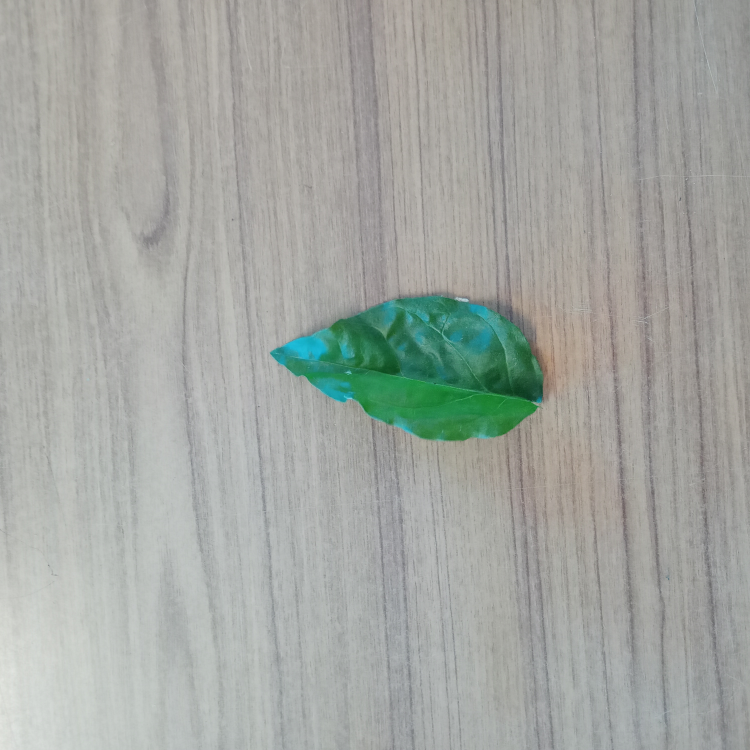
#> input picture DATA_SET/1.jpg, 3000 x 3000 px (shown at 1/4 size); its folder holds only this picture in this run
$ python main.py
#> lines starting #> are read from the running program, lines starting #| are printed output that depends on the picture; after the words box and inside, x2 and y2 are one past the last pixel; in counts of white or black regions, pixels touching at a corner belong together
import cv2
import numpy as np
import matplotlib.pyplot as plt
import glob

reducing_factor = 750

lower_green = np.array([35, 40, 40])  # Lower bound (H: 35, S: 40, V: 40)
upper_green = np.array([85, 255, 255])  # Upper bound (H: 85, S: 255, V: 255)

folder_path = "./DATA_SET/"
image_paths = glob.glob(f"{folder_path}/*.[jJpP][pPnN][gG]")  # Matches .jpg, .png, etc.

def processImage(image_path, reducing_factor=reducing_factor):
#> called with image_path = 'DATA_SET/1.jpg', reducing_factor = 750
    global lower_green, upper_green

    image = cv2.imread(image_path)
#> image is the input picture: shape (3000, 3000, 3); mean B, G, R 161.7, 166.7, 163.1
    resized_image = cv2.resize(image, (reducing_factor, reducing_factor))
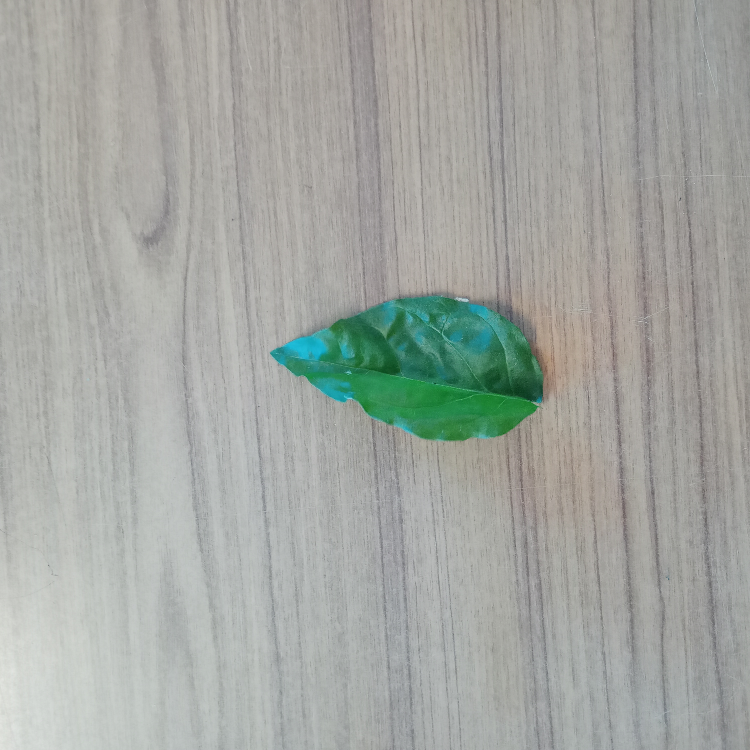
#> resized_image: shape (750, 750, 3); mean B, G, R 161.7, 166.8, 163.1

    # Step 2: Convert to HSV color space
    resized_image = cv2.cvtColor(resized_image, cv2.COLOR_BGR2RGB)
    hsv = cv2.cvtColor(resized_image, cv2.COLOR_RGB2HSV)
#> hsv: shape (750, 750, 3); mean H, S, V 44.1, 16.8, 168.5

    # Step 4: Create a mask for green color
    mask = cv2.inRange(hsv, lower_green, upper_green)
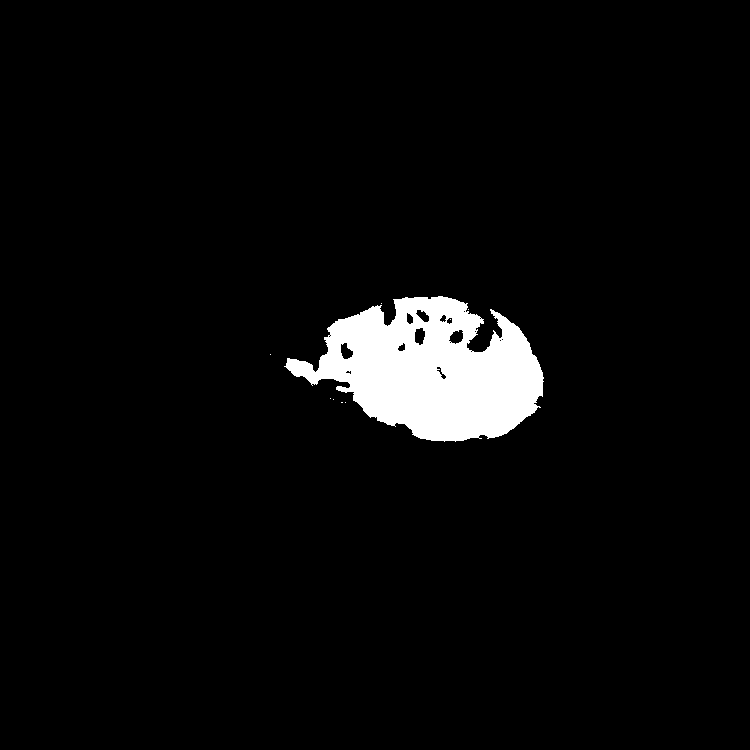
#> mask: shape (750, 750); 4.1% white; 9 white regions (8 under 20 px), largest, box (x1, y1, x2, y2) and area: (284, 296, 544, 442) 22975

    # Step 5: Extract the leaf using bitwise AND
    result = cv2.bitwise_and(resized_image, resized_image, mask=mask)
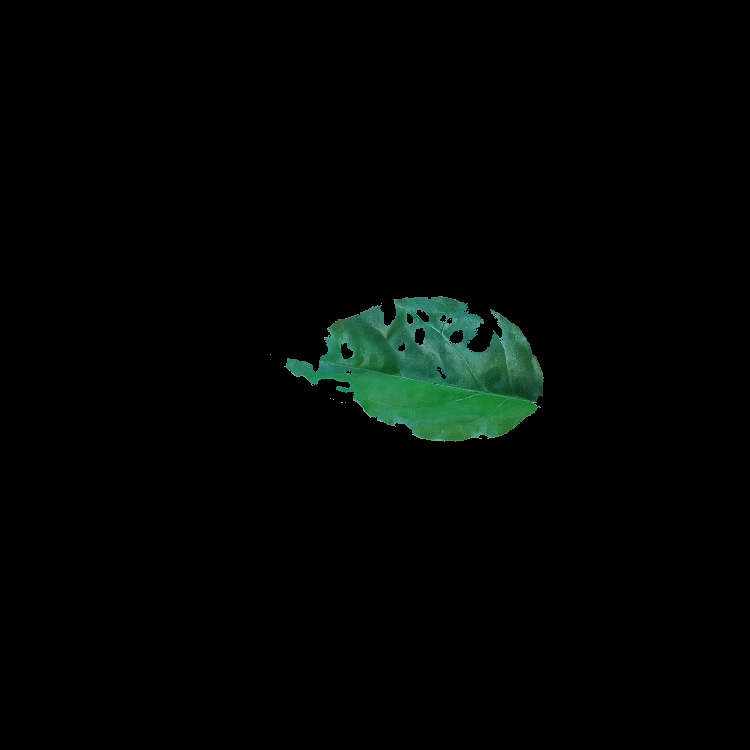
#> result: shape (750, 750, 3); mean R, G, B 1.9, 5.1, 3.4

    # Step 6: Apply Morphological Operations (Optional - for noise removal)
    # kernel = np.ones((5, 5), np.uint8)
    # mask_cleaned = cv2.morphologyEx(mask, cv2.MORPH_CLOSE, kernel)

    return resized_image, mask, result

def showImages(images: tuple, labels: tuple):
#> called with labels = ('Original', 'Mask', 'Result')
    fig, ax = plt.subplots(1, len(images), figsize=(10, 10))

    for i, image in enumerate(images):
        ax[i].axis('off')
        ax[i].imshow(image)
        ax[i].set_title(labels[i])
#> this loop made 3 passes

    plt.show()
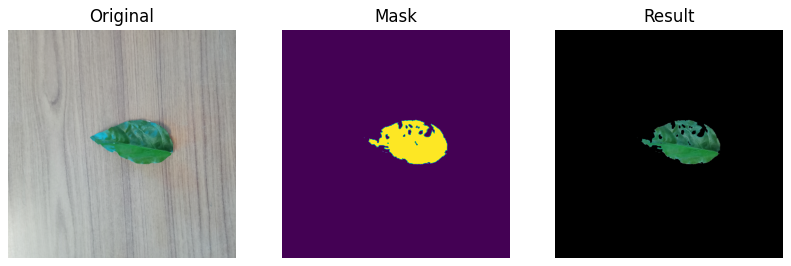
#> figure drawn by matplotlib, 3 panels


processed_imgs = processImage(image_paths[0])

showImages(processed_imgs, ("Original", "Mask", "Result"))

$ run again, on DATA_SET/13.jpg
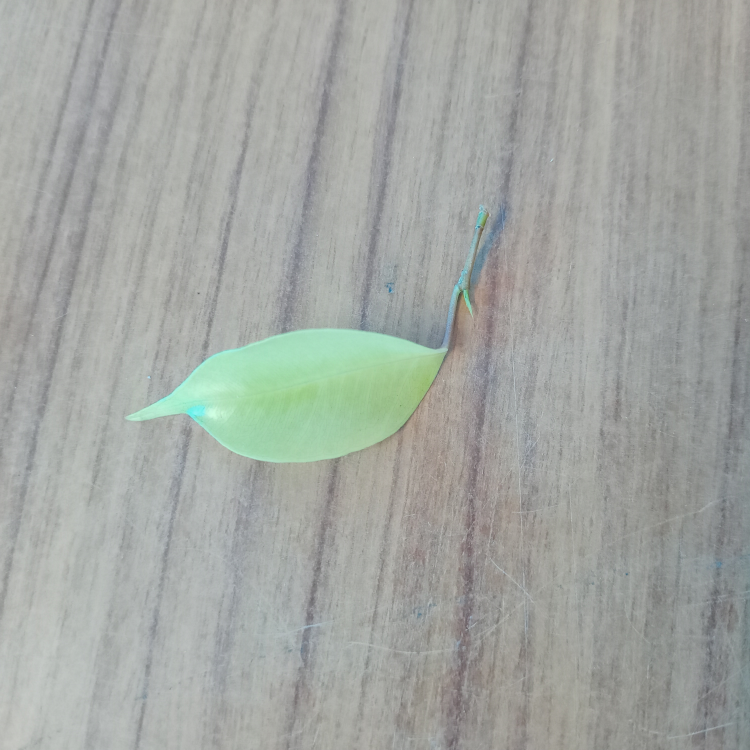
#> input picture DATA_SET/13.jpg, 3000 x 3000 px (shown at 1/4 size)
#> in processImage, image is the input picture: shape (3000, 3000, 3); mean B, G, R 162.1, 166.6, 162.7
#> hsv: shape (750, 750, 3); mean H, S, V 55.9, 10.7, 167.5
#> in processImage, `mask = cv2.inRange(hsv, lower_green, upper_green)`:
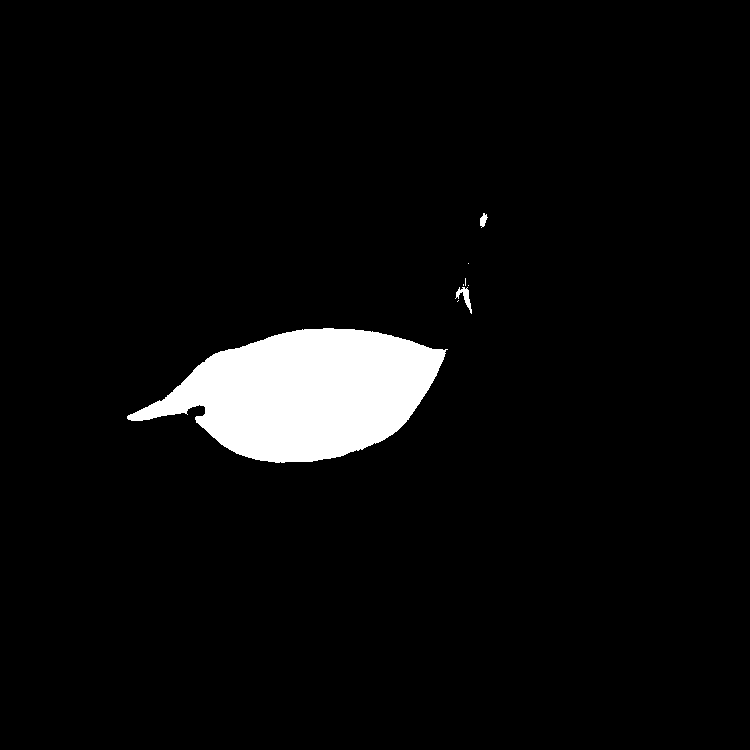
#> mask: shape (750, 750); 4.8% white; 8 white regions (5 under 20 px), largest, box (x1, y1, x2, y2) and area: (127, 328, 448, 463) 26842, (455, 287, 472, 314) 158, (480, 213, 488, 228) 71
#> the loop in showImages, `for i, image in enumerate(images):` made 3 passes
#> in showImages, `plt.show()`:
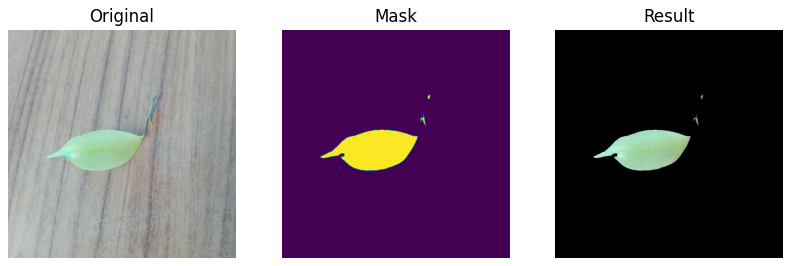
#> figure drawn by matplotlib, 3 panels

$ run again, on DATA_SET/14.jpg
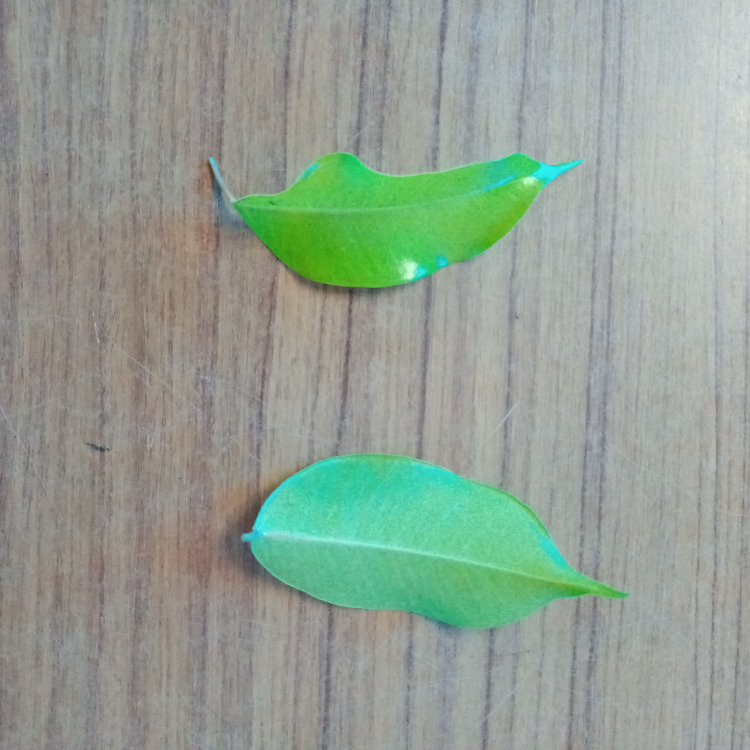
#> input picture DATA_SET/14.jpg, 3000 x 3000 px (shown at 1/4 size)
#> in processImage, image is the input picture: shape (3000, 3000, 3); mean B, G, R 147.7, 160.1, 146.3
#> hsv: shape (750, 750, 3); mean H, S, V 52.4, 32.3, 162.9
#> in processImage, `mask = cv2.inRange(hsv, lower_green, upper_green)`:
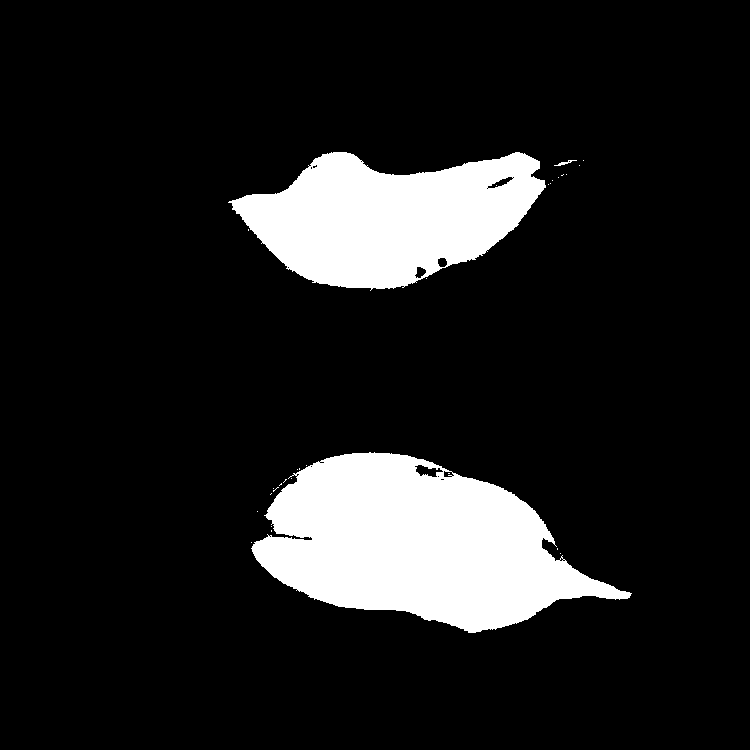
#> mask: shape (750, 750); 12.3% white; 30 white regions (27 under 20 px), largest, box (x1, y1, x2, y2) and area: (251, 452, 632, 633) 40689, (228, 152, 546, 291) 28139, (554, 160, 577, 166) 45
#> the loop in showImages, `for i, image in enumerate(images):` made 3 passes
#> in showImages, `plt.show()`:
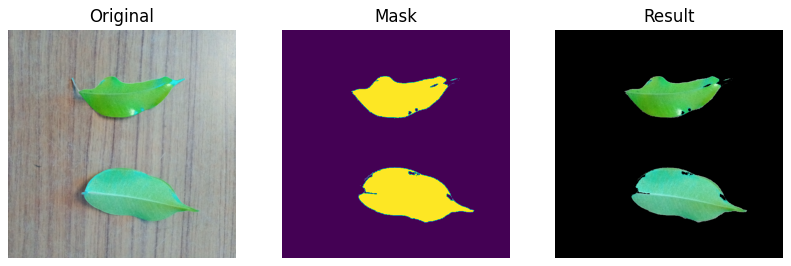
#> figure drawn by matplotlib, 3 panels

$ run again, on DATA_SET/15.jpg
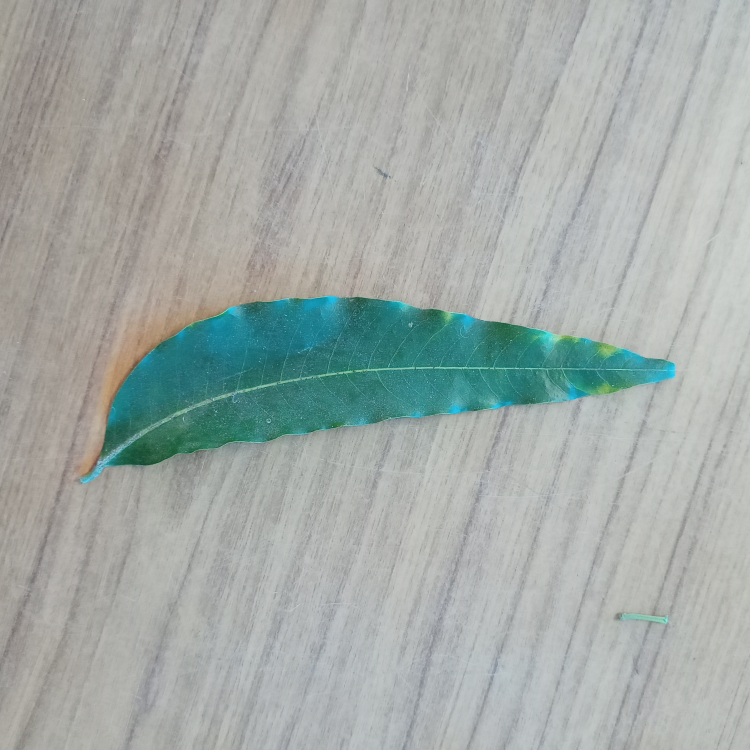
#> input picture DATA_SET/15.jpg, 3000 x 3000 px (shown at 1/4 size)
#> in processImage, image is the input picture: shape (3000, 3000, 3); mean B, G, R 167.5, 171, 162.7
#> hsv: shape (750, 750, 3); mean H, S, V 55.3, 25, 173
#> in processImage, `mask = cv2.inRange(hsv, lower_green, upper_green)`:
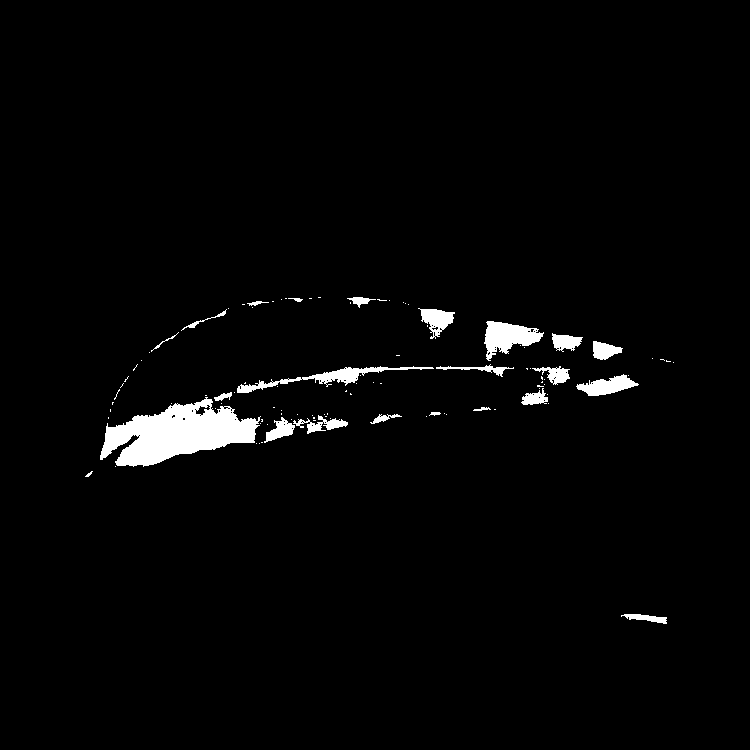
#> mask: shape (750, 750); 2.4% white; 101 white regions (78 under 20 px), largest, box (x1, y1, x2, y2) and area: (100, 397, 261, 467) 6155, (484, 321, 544, 361) 1274, (237, 366, 434, 393) 1107
#> the loop in showImages, `for i, image in enumerate(images):` made 3 passes
#> in showImages, `plt.show()`:
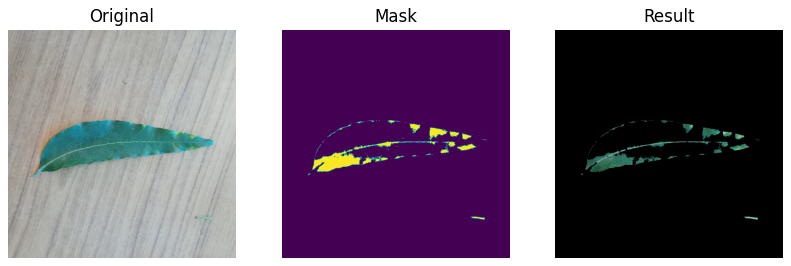
#> figure drawn by matplotlib, 3 panels

$ run again, on DATA_SET/10.jpg
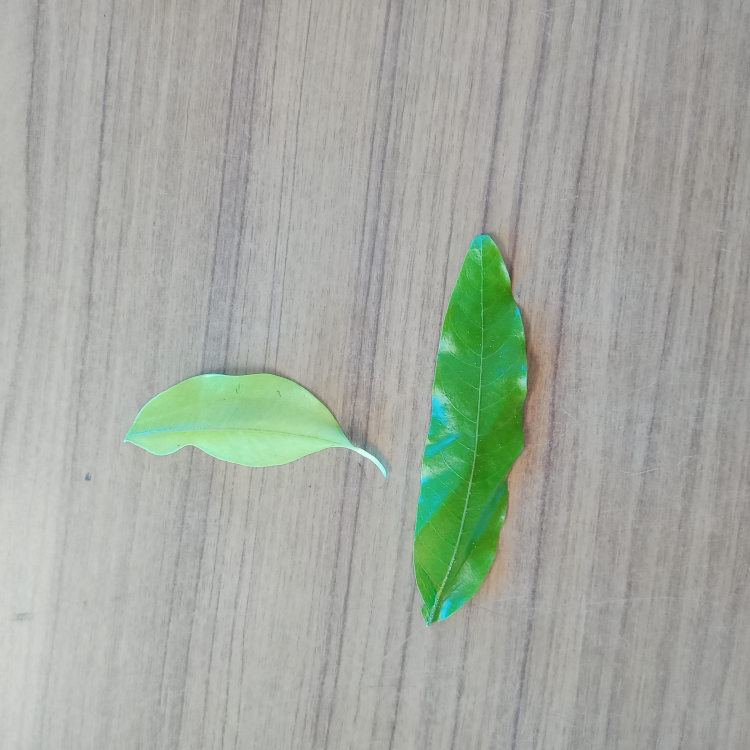
#> input picture DATA_SET/10.jpg, 3000 x 3000 px (shown at 1/4 size)
#> in processImage, image is the input picture: shape (3000, 3000, 3); mean B, G, R 161.1, 170.2, 163.9
#> hsv: shape (750, 750, 3); mean H, S, V 39.3, 17.4, 171.2
#> mask: shape (750, 750); 7.7% white; 9 white regions (7 under 20 px), largest, box (x1, y1, x2, y2) and area: (413, 235, 528, 626) 28560, (123, 371, 382, 471) 14987
#> the loop in showImages, `for i, image in enumerate(images):` made 3 passes
#> in showImages, `plt.show()`:
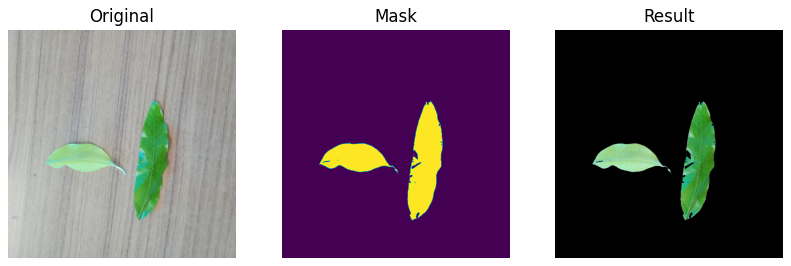
#> figure drawn by matplotlib, 3 panels
